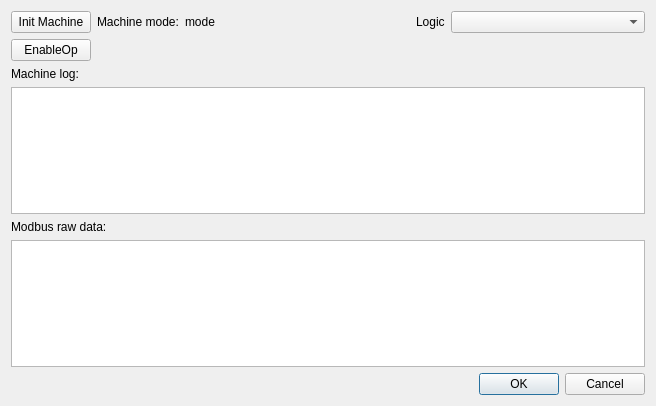
<?xml version="1.0" encoding="UTF-8"?>
<ui version="4.0">
 <class>MachineTestDialog</class>
 <widget class="QDialog" name="MachineTestDialog">
  <property name="geometry">
   <rect>
    <x>0</x>
    <y>0</y>
    <width>656</width>
    <height>406</height>
   </rect>
  </property>
  <property name="windowTitle">
   <string>Dialog</string>
  </property>
  <layout class="QGridLayout" name="gridLayout">
   <item row="0" column="2">
    <widget class="QLabel" name="label_4">
     <property name="text">
      <string>mode</string>
     </property>
    </widget>
   </item>
   <item row="0" column="4">
    <widget class="QLabel" name="label_5">
     <property name="text">
      <string>Logic</string>
     </property>
    </widget>
   </item>
   <item row="0" column="1">
    <widget class="QLabel" name="label">
     <property name="text">
      <string>Machine mode:</string>
     </property>
    </widget>
   </item>
   <item row="5" column="0" colspan="7">
    <widget class="QTextEdit" name="textEdit"/>
   </item>
   <item row="3" column="0" colspan="7">
    <widget class="QTextEdit" name="textEdit_2"/>
   </item>
   <item row="0" column="5" colspan="2">
    <widget class="QComboBox" name="comboBox"/>
   </item>
   <item row="4" column="0" colspan="7">
    <widget class="QLabel" name="label_2">
     <property name="text">
      <string>Modbus raw data:</string>
     </property>
    </widget>
   </item>
   <item row="0" column="0">
    <widget class="QPushButton" name="pushButton">
     <property name="text">
      <string>Init Machine</string>
     </property>
    </widget>
   </item>
   <item row="1" column="0">
    <widget class="QPushButton" name="pushButton_2">
     <property name="text">
      <string>EnableOp</string>
     </property>
     <property name="checkable">
      <bool>true</bool>
     </property>
    </widget>
   </item>
   <item row="2" column="0">
    <widget class="QLabel" name="label_3">
     <property name="text">
      <string>Machine log:</string>
     </property>
    </widget>
   </item>
   <item row="6" column="6">
    <widget class="QDialogButtonBox" name="buttonBox">
     <property name="orientation">
      <enum>Qt::Horizontal</enum>
     </property>
     <property name="standardButtons">
      <set>QDialogButtonBox::Cancel|QDialogButtonBox::Ok</set>
     </property>
    </widget>
   </item>
   <item row="0" column="3">
    <spacer name="horizontalSpacer">
     <property name="orientation">
      <enum>Qt::Horizontal</enum>
     </property>
     <property name="sizeHint" stdset="0">
      <size>
       <width>40</width>
       <height>20</height>
      </size>
     </property>
    </spacer>
   </item>
  </layout>
 </widget>
 <resources/>
 <connections>
  <connection>
   <sender>buttonBox</sender>
   <signal>accepted()</signal>
   <receiver>MachineTestDialog</receiver>
   <slot>accept()</slot>
   <hints>
    <hint type="sourcelabel">
     <x>248</x>
     <y>254</y>
    </hint>
    <hint type="destinationlabel">
     <x>157</x>
     <y>274</y>
    </hint>
   </hints>
  </connection>
  <connection>
   <sender>buttonBox</sender>
   <signal>rejected()</signal>
   <receiver>MachineTestDialog</receiver>
   <slot>reject()</slot>
   <hints>
    <hint type="sourcelabel">
     <x>316</x>
     <y>260</y>
    </hint>
    <hint type="destinationlabel">
     <x>286</x>
     <y>274</y>
    </hint>
   </hints>
  </connection>
 </connections>
</ui>
